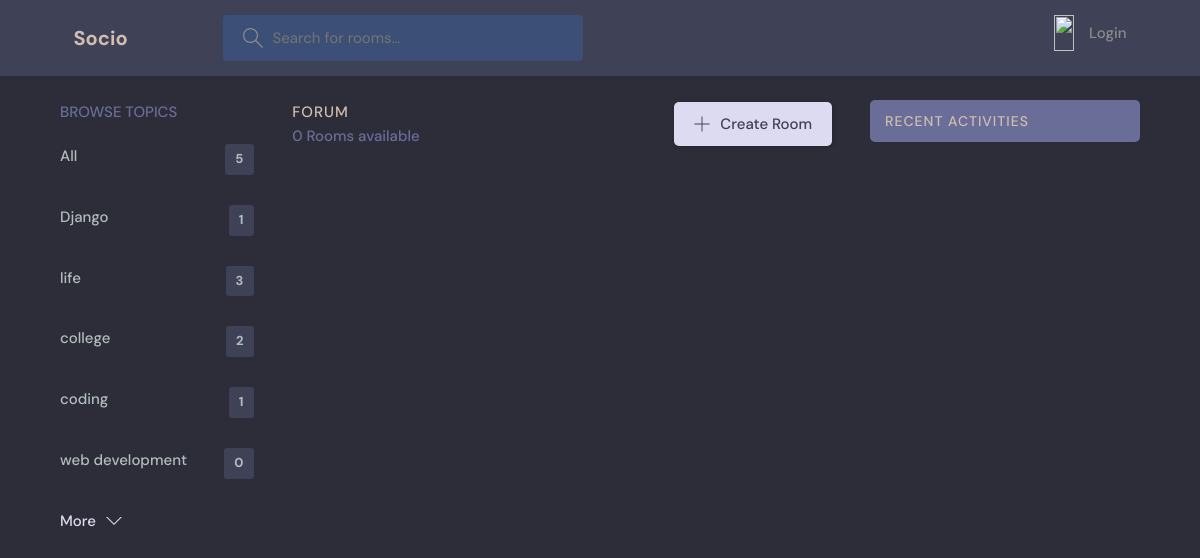
Page /?q=Random on the earlier database version.
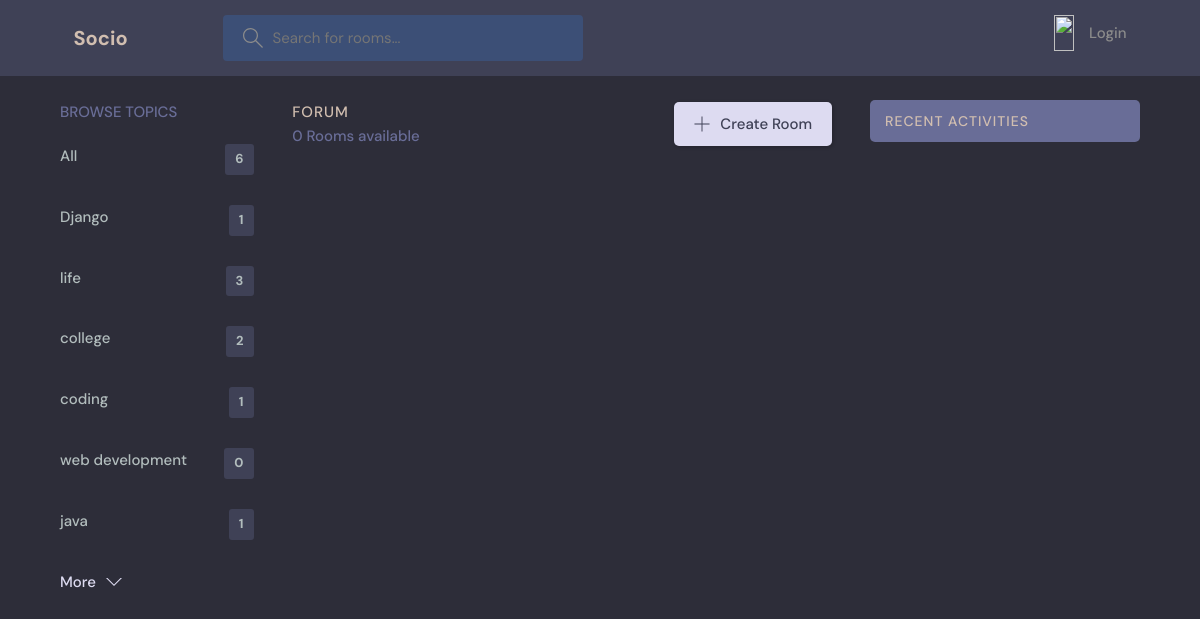
Same page on the later database version.
### base/models.py (models this page shows, shortened)
class Topic (models.Model):
    name = models.CharField(max_length=200)

### base/views.py (the view)
# urls.py: path('',views.home, name="HOME"),
def home (request):
    q=request.GET.get('q') if request.GET.get('q') != None else ''
    rooms=Room.objects.filter(
        Q(topic__name__icontains=q) |
        Q(name__icontains=q) |
        Q(description__icontains=q)
        )
    topics=Topic.objects.all()[0:6]
    room_count=rooms.count()
    room_messages=Message.objects.filter(Q(room__topic__name__icontains=q))[0:5]
    context= {'rooms' : rooms , 'topics':topics, 'room_count': room_count,'room_messages':room_messages}
    return render(request,'base/home.html',context )

### base/templates/base/home.html (shortened to what this page needs)
{% extends 'main.html' %} {% block content %} {% load static %}
<main class="layout layout--3">
  <div class="container">
    <div>{% include 'base/topics_comp.html' %}</div>
    <div class="roomList">
      <div class="roomList__header">
        <div>
          <h2>Forum</h2>
          <p>{{room_count}} Rooms available</p>
        </div>
        <a class="btn btn--main" href="{% url 'create-room' %}">
          <svg
            version="1.1"
            xmlns="http://www.w3.org/2000/svg"
            width="32"
            height="32"
            viewBox="0 0 32 32"
          >
            <title>add</title>
            <path
              d="M16.943 0.943h-1.885v14.115h-14.115v1.885h14.115v14.115h1.885v-14.115h14.115v-1.885h-14.115v-14.115z"
            ></path>
          </svg>
          Create Room
        </a>
      </div>
    </div>
    {% include 'base/activity_comp.html' %}
  </div>
</main>
{% endblock %}

### base/templates/base/topics_comp.html
    <div class="topics">
      <div class="topics__header">
        <h2>Browse Topics</h2>
      </div>
      <ul class="topics__list">
        <li>
          <a href="{% url 'HOME' %}">All <span>{{topics.count}}</span></a>
        </li>
        {% for topic in topics %}
        <li>
          <a href="{% url 'HOME' %}?q={{topic.name}}">{{topic.name}} <span>{{topic.room_set.all.count}}</span> </a>
        </li>
        {% endfor %}
      </ul>
      <a class="btn btn--link" href="{% url 'topics' %}">
        More
        <svg
          version="1.1"
          xmlns="http://www.w3.org/2000/svg"
          width="32"
          height="32"
          viewBox="0 0 32 32"
        >
          <title>chevron-down</title>
          <path d="M16 21l-13-13h-3l16 16 16-16h-3l-13 13z"></path>
        </svg>
      </a>
    </div>

Differences in the rows shown:
added Topic: name "java", room_set.all.count "1"
Other differences:
{{ topics.count }}: "5" → "6"
